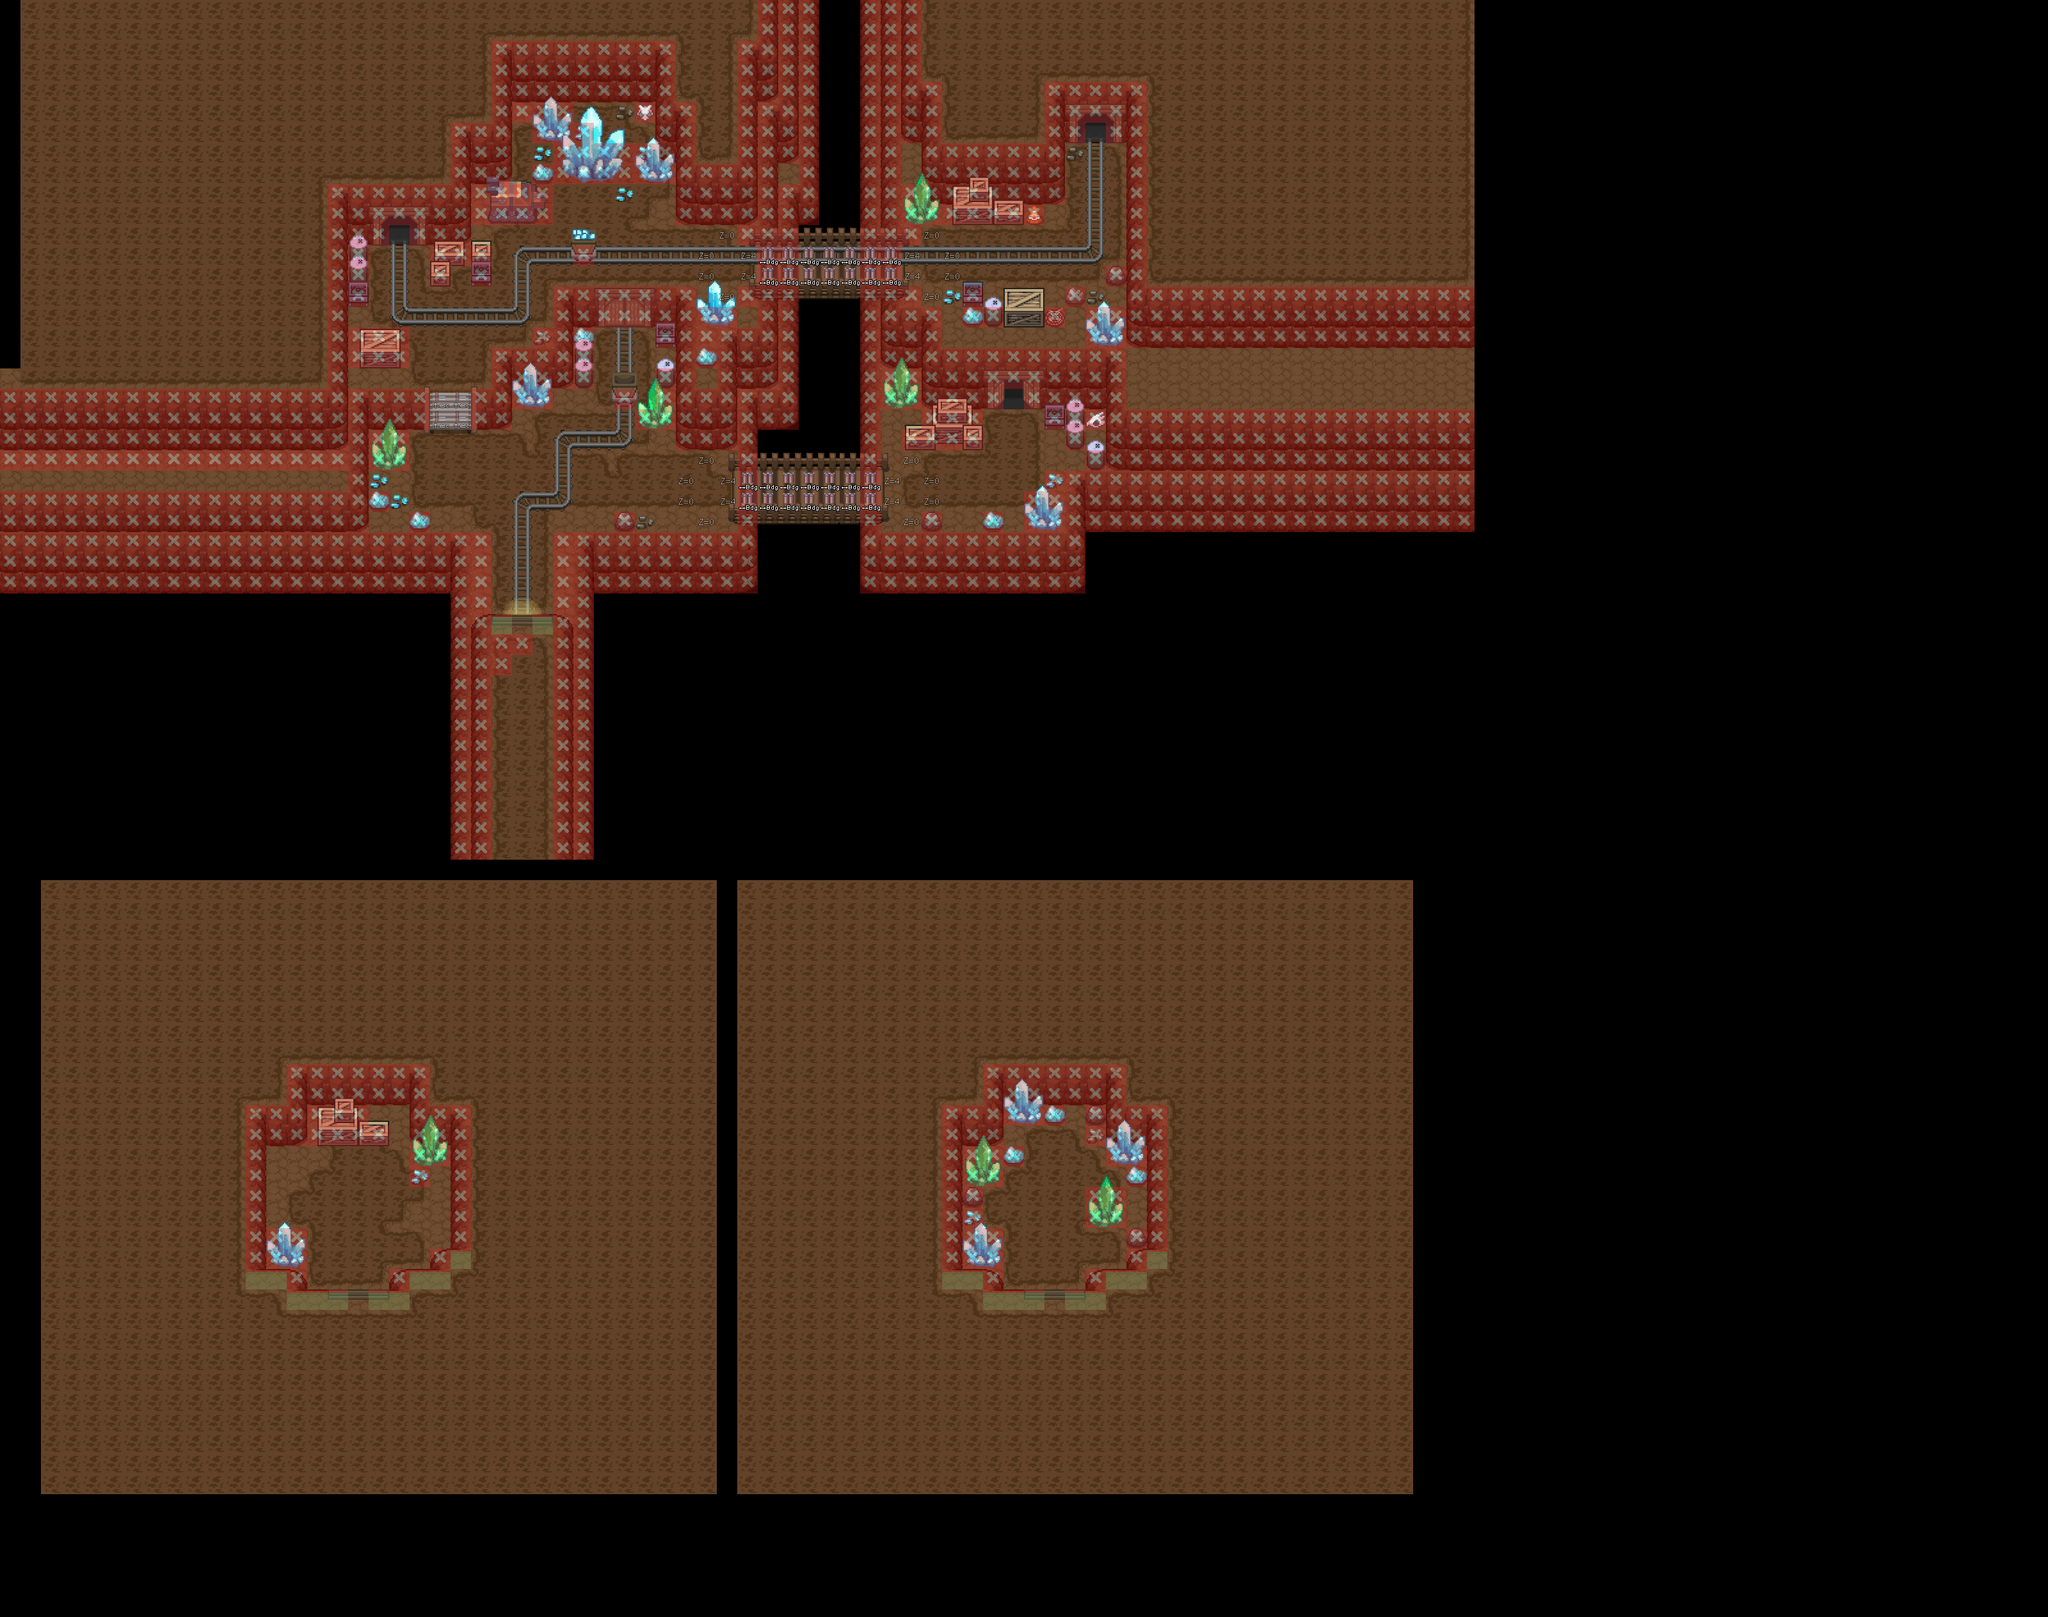

Tiled map render using the project's own tile images. Description and the map definition, with tile-layer contents summarised, below:
An orthogonal 100x79 tile map with 32x32 px tiles, 26 tile layers (Floor_0, Path_0, Terrain_0, Path1_0, ...), 10 tilesets.

<map version="1.10" tiledversion="1.10.2" orientation="orthogonal" renderorder="right-down" width="100" height="79" tilewidth="32" tileheight="32" infinite="0" nextlayerid="40" nextobjectid="1">
 <tileset firstgid="1" source="../Tilesets/passages.tsx" />
 <tileset firstgid="145" source="../Tilesets/systemtags.tsx" />
 <tileset firstgid="273" source="../Tilesets/terrain_tag.tsx" />
 <tileset firstgid="289" source="../Tilesets/nature_basics.tsx" />
 <tileset firstgid="10273" source="../Tilesets/common_assets.tsx" />
 <tileset firstgid="20257" source="../Tilesets/terrain basics v2.tsx" />
 <tileset firstgid="26023" source="../Tilesets/animations.tsx" />
 <tileset firstgid="41311" source="../Tilesets/buildings.tsx" />
 <tileset firstgid="51295" source="../Tilesets/town specifics.tsx" />
 <tileset firstgid="61279" source="../Tilesets/random tiles.tsx" />
 <layer id="1" name="Floor_0" width="100" height="79">
  <data>[7900 cells, 3027 non-empty, 2 distinct tile ids]</data>
 </layer>
 <layer id="36" name="Path_0" width="100" height="79">
  <data>[7900 cells, 2817 non-empty, 17 distinct tile ids]</data>
 </layer>
 <layer id="19" name="Terrain_0" width="100" height="79">
  <data>[7900 cells, 873 non-empty, 26 distinct tile ids]</data>
 </layer>
 <layer id="38" name="Path1_0" width="100" height="79">
  <data>[7900 cells, 0 non-empty, 0 distinct tile ids]</data>
 </layer>
 <layer id="35" name="Watershore_0" width="100" height="79">
  <data>[7900 cells, 0 non-empty, 0 distinct tile ids]</data>
 </layer>
 <layer id="25" name="Building_0" width="100" height="79">
  <data>[7900 cells, 0 non-empty, 0 distinct tile ids]</data>
 </layer>
 <layer id="9" name="Tree_0" width="100" height="79">
  <data>[7900 cells, 0 non-empty, 0 distinct tile ids]</data>
 </layer>
 <layer id="21" name="Furniture_0" width="100" height="79">
  <data>[7900 cells, 235 non-empty, 97 distinct tile ids]</data>
 </layer>
 <group id="2" name="Z=0" />
 <layer id="26" name="Building_1" width="100" height="79">
  <data>[7900 cells, 0 non-empty, 0 distinct tile ids]</data>
 </layer>
 <layer id="10" name="Tree_1" width="100" height="79">
  <data>[7900 cells, 0 non-empty, 0 distinct tile ids]</data>
 </layer>
 <layer id="22" name="Furniture_1" width="100" height="79">
  <data>[7900 cells, 6 non-empty, 6 distinct tile ids]</data>
 </layer>
 <group id="3" name="Z=1" />
 <layer id="27" name="Building_2" width="100" height="79">
  <data>[7900 cells, 0 non-empty, 0 distinct tile ids]</data>
 </layer>
 <layer id="11" name="Tree_2" width="100" height="79">
  <data>[7900 cells, 0 non-empty, 0 distinct tile ids]</data>
 </layer>
 <layer id="23" name="Furniture_2" width="100" height="79">
  <data>[7900 cells, 132 non-empty, 50 distinct tile ids]</data>
 </layer>
 <group id="4" name="Z=2" />
 <layer id="28" name="Building_3" width="100" height="79">
  <data>[7900 cells, 0 non-empty, 0 distinct tile ids]</data>
 </layer>
 <layer id="12" name="Tree_3" width="100" height="79">
  <data>[7900 cells, 0 non-empty, 0 distinct tile ids]</data>
 </layer>
 <layer id="24" name="Furniture_3" width="100" height="79">
  <data>[7900 cells, 53 non-empty, 12 distinct tile ids]</data>
 </layer>
 <group id="5" name="Z=3" />
 <layer id="29" name="Building_4" width="100" height="79">
  <data>[7900 cells, 0 non-empty, 0 distinct tile ids]</data>
 </layer>
 <layer id="13" name="Tree_4" width="100" height="79">
  <data>[7900 cells, 0 non-empty, 0 distinct tile ids]</data>
 </layer>
 <layer id="34" name="Furniture_4" width="100" height="79">
  <data>[7900 cells, 3 non-empty, 3 distinct tile ids]</data>
 </layer>
 <group id="6" name="Z=4" />
 <layer id="30" name="Building_5" width="100" height="79">
  <data>[7900 cells, 3 non-empty, 1 distinct tile ids]</data>
 </layer>
 <layer id="32" name="Tree_5" width="100" height="79">
  <data>[7900 cells, 0 non-empty, 0 distinct tile ids]</data>
 </layer>
 <layer id="33" name="Furniture_5" width="100" height="79">
  <data>[7900 cells, 45 non-empty, 21 distinct tile ids]</data>
 </layer>
 <group id="31" name="Z=5" />
 <layer id="8" name="systemtags" width="100" height="79" opacity="0.48">
  <data>[7900 cells, 28 non-empty, 3 distinct tile ids]</data>
 </layer>
 <layer id="7" name="passages" width="100" height="79" opacity="0.29">
  <data>[7900 cells, 1042 non-empty, 2 distinct tile ids]</data>
 </layer>
 <layer id="39" name="systemtags_bridge1" width="100" height="79">
  <data>[7900 cells, 28 non-empty, 1 distinct tile ids]</data>
 </layer>
</map>
